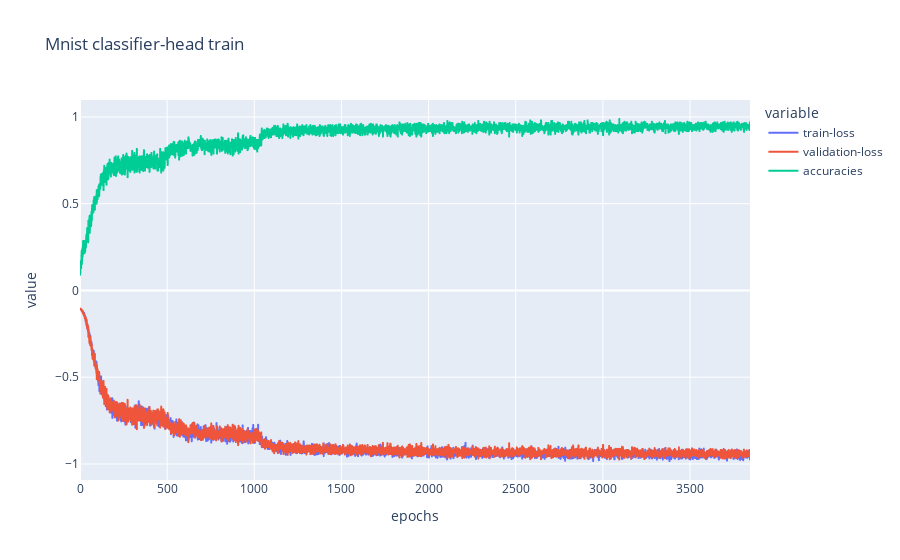

The notebook cell saved with this chart:
### Code cell
stats = mnist.fit_classifier_head(
    epochs=10_000,
    batch_size=256,
    early_stop_cont=750,
    verbose=True,
    info="Mnist classifier-head train"
)
stats[5:].plot_loss()

### Figure 1 — Plotly figure (JSON) as saved in the notebook; plotly's stock layout.template omitted (floating-point values rounded to 4 significant figures; data arrays with more than 128 entries replaced by an {"elided": "..."} marker saying what was removed)
{"data": [{"hovertemplate": "variable=train-loss<br>epochs=%{x}<br>value=%{y}<extra></extra>", "legendgroup": "train-loss", "line": {"color": "#636efa", "dash": "solid"}, "marker": {"symbol": "circle"}, "mode": "lines", "name": "train-loss", "showlegend": true, "type": "scattergl", "x": {"elided": "3845 int values"}, "xaxis": "x", "y": {"elided": "3845 float values"}, "yaxis": "y"}, {"hovertemplate": "variable=validation-loss<br>epochs=%{x}<br>value=%{y}<extra></extra>", "legendgroup": "validation-loss", "line": {"color": "#EF553B", "dash": "solid"}, "marker": {"symbol": "circle"}, "mode": "lines", "name": "validation-loss", "showlegend": true, "type": "scattergl", "x": {"elided": "3845 int values"}, "xaxis": "x", "y": {"elided": "3845 float values"}, "yaxis": "y"}, {"hovertemplate": "variable=accuracies<br>epochs=%{x}<br>value=%{y}<extra></extra>", "legendgroup": "accuracies", "line": {"color": "#00cc96", "dash": "solid"}, "marker": {"symbol": "circle"}, "mode": "lines", "name": "accuracies", "showlegend": true, "type": "scattergl", "x": {"elided": "3845 int values"}, "xaxis": "x", "y": {"elided": "3845 float values"}, "yaxis": "y"}], "layout": {"legend": {"title": {"text": "variable"}, "tracegroupgap": 0}, "title": {"text": "Mnist classifier-head train"}, "xaxis": {"anchor": "y", "domain": [0, 1], "title": {"text": "epochs"}}, "yaxis": {"anchor": "x", "domain": [0, 1], "title": {"text": "value"}}}}
